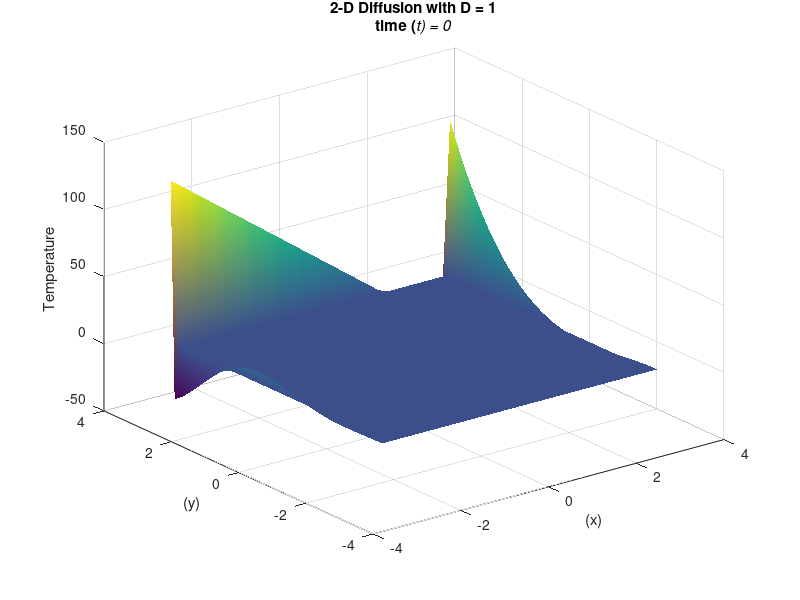

Recreate this plot in MATLAB. (Note: this script raises an error after producing the figure.)
%MECE 5397 PROJECT
%Oscar Rodriguez
%10717156   
%
%Project B- Diffusion Equation
%Bc2-4

%Solving Equation Using Explicit Method

%Defining Parameters

clear all
clc

D=1;            %Given difrusivity       
ax=-3.14;       %Lower x Limit
ay=-3.14;       %Lower y Limit  
bx=3.14;        %Upper x limit
by=3.14;        %Upper y Limit

Nxx=54;                          %Number of steps in space(x)
Nyy=54;                          %Number of steps in space(y)       


nt=100000000;                         %Number of time steps 
delta_t=.003495;                      %size time step
h1=6.28/(Nxx-1);                 %Size of space step(x)

x=ax:h1:bx;                      %defining the range of x
y=ay:h1:by;                      %defining the range of y

lamnda=((2*D*delta_t)/(h1^2))   %lamnda to measure stability of the operation

if lamnda<=.5                    %Testing condition that would make iteration diverge/unstable
    
else
    disp('Given parameters will make calculation blow up')
    return
end

                    
fa=y.*(y-ay).^2 ;                   %defining f(a)
ga=((y-ay).^2).*cos(-y); %defining g(a)
Neuman_ay=0;               %defning the neumand condition given by the problem             
u=zeros(Nxx,Nyy);          %Creating the grid for temperature        
un=zeros(Nxx,Nyy);         %initioal grid for temperature, Initial time condition is also represented by this line

u(1,:)=ga; %detriclet non linear  condition in the  right side boundary
u(Nxx,:)=fa; %detriclet condition non linear condition left side boudary 
u(:,Nyy)=fa(54)+((x+3.14)/(6.28)*(ga(54)-fa(54))); %detrichlet condition upper boundary 
for it=0:nt                %Begin time loop
    un=u;                  %definite initial temperature (initial time condition)
    hei=surf(x,y,u');      %Initiation of 3 dimensional graph capable of showing time dependece of problem
    shading interp% color gradient for graph
    xlabel('(x)') %lable axixs
    ylabel('(y)') %lable axis
    zlabel('Temperature') %lable axis
   
    title({['2-D Diffusion with D = ',num2str(D)];['time (\itt) = ',num2str(it*delta_t)]})
      
    drawnow;
    refreshdata(hei) %frefresh of graph per time interval
    %% Explicit Method Iteration
     
   for j=2:Nyy-1 %initiation of iterative process to calculate temperature (y axis)
    for i=2:Nxx-1%initiation of iterative process to calculate temperature (y axis)
    u(i,j)=un(i,j)+(D*delta_t*(un(i+1,j)-2*un(i,j)+un(i-1,j))/(h1*h1))+(D*delta_t*(un(i,j+1)-2*un(i,j)+un(i,j-1))/(h1*h1));
        
    u(:,1)=u(:,2)-Neuman_ay*h1; %Neuman condition bottom boundary
    
    end %end for loop for iteration process of x
   end  %end for loop for iteration process of y 
   
end %end time loop
